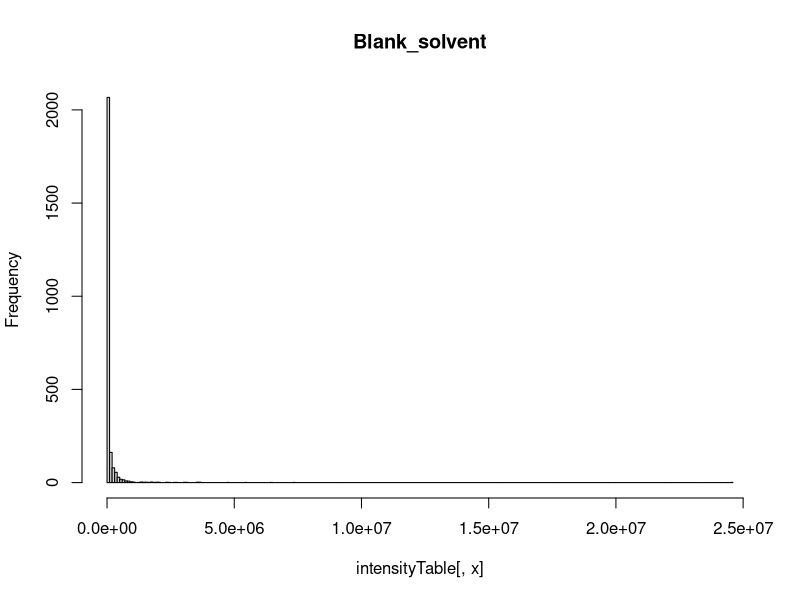
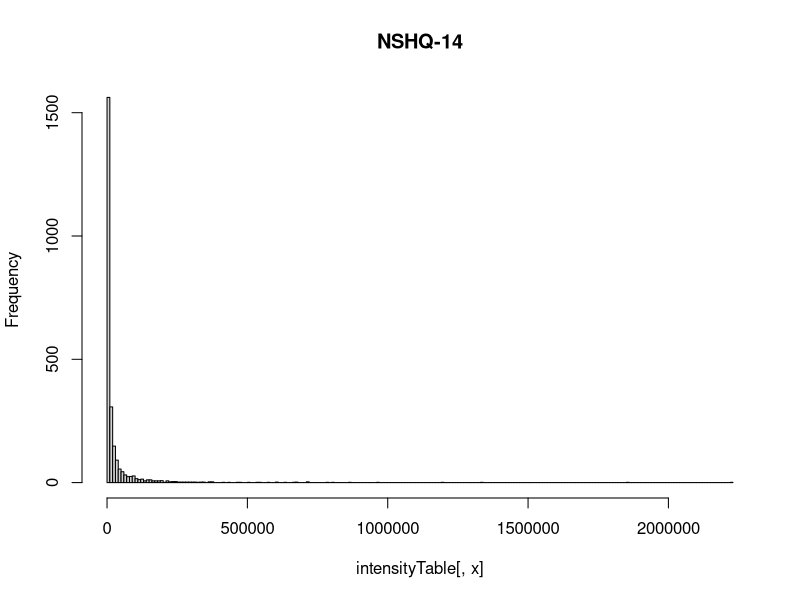
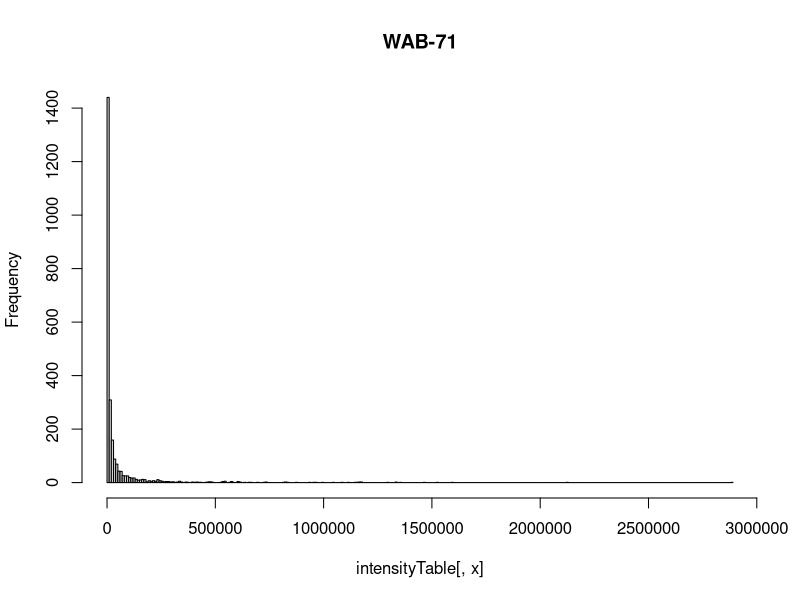
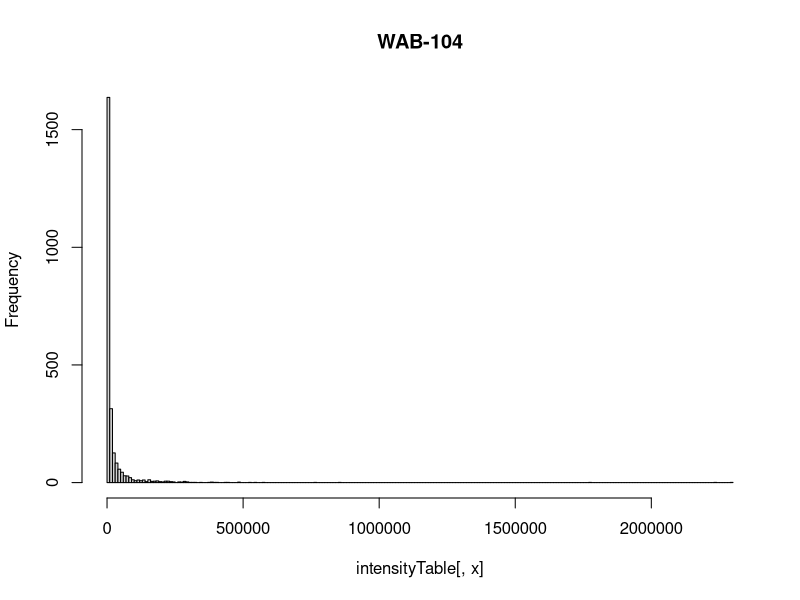
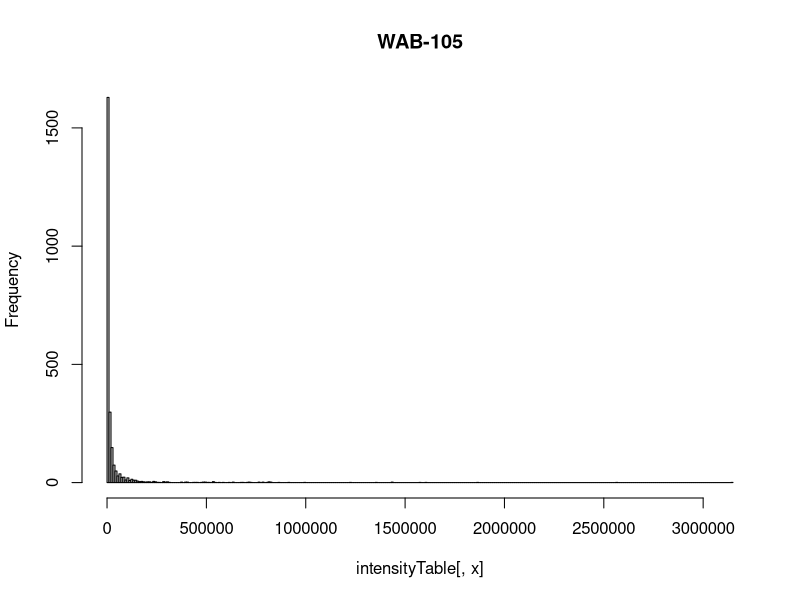
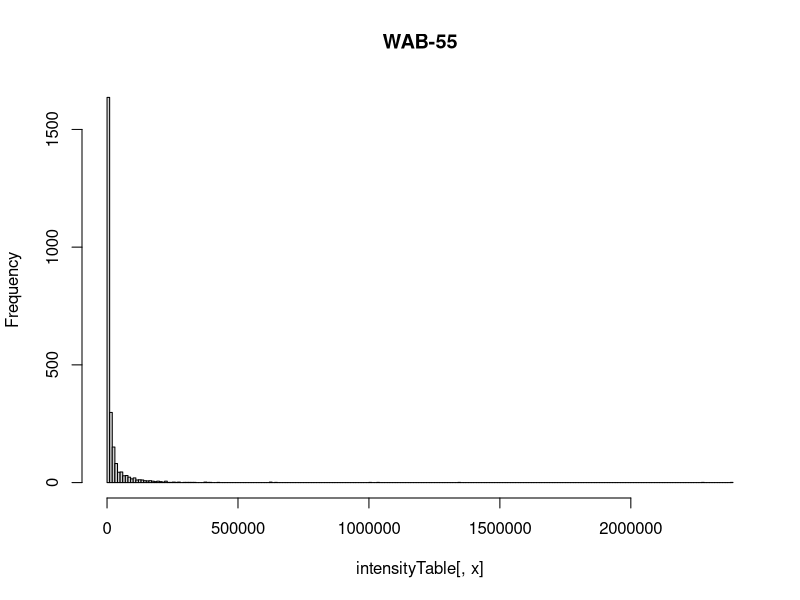
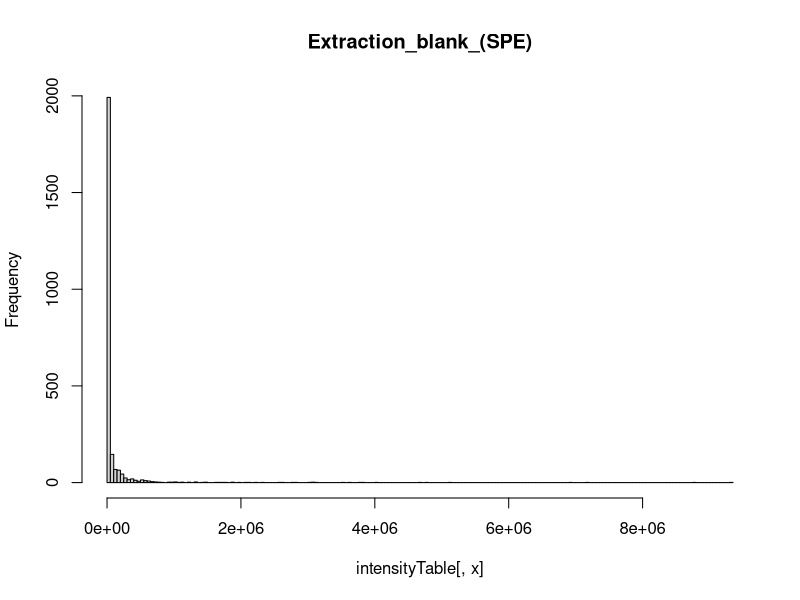
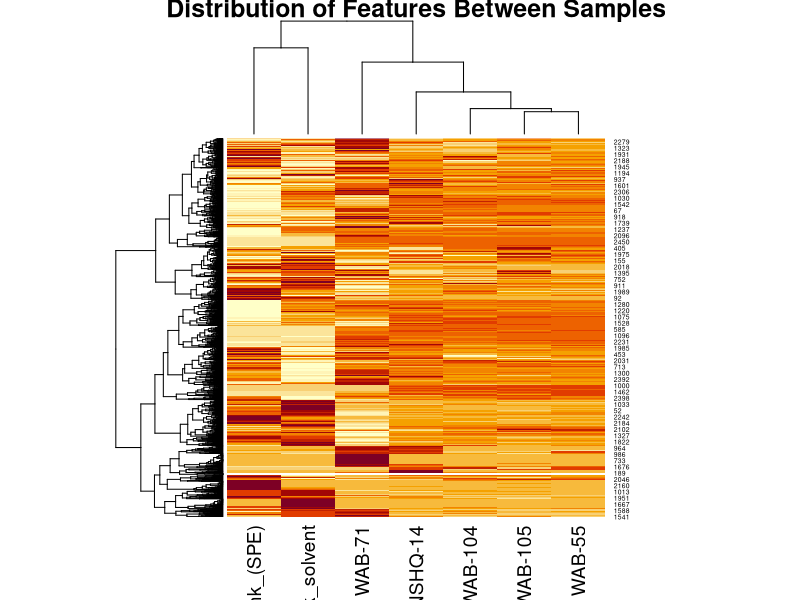

Reproduce these figures in R, in order. (Note: this script raises an error after producing the figures.)
## ---- chunk 1
library(dplyr)
library(here)
## ---- chunk 2
omanFT <- read.csv(here("data/2018-11-22/OM17 compound_measurements_10k_blanks.csv"), 
            header = T, 
            skip = 4)
metadata <- read.table(here("data/2018-11-22/metadata.txt"), 
         header = T, sep = " ", stringsAsFactors = F)
metadata <- metadata[-nrow(metadata),]
metadata$Sample_Name <- metadata$Sample_Name %>% sub(":", "", .)

dataCols <- list()
for(i in 1:nrow(metadata)) {
    dataCols[[i]] <- grep(metadata$Sample_Name[i],colnames(omanFT))[1]
}
colnames(omanFT)[c(2,5)] <- c("Neutral_Mass", "Retention_Time")
omanFT$Retention_Time <- omanFT$Retention_Time * 60

## consider
omanFT <- omanFT[,c(2,5, unlist(dataCols))]
dataCols <- grep("XS1", colnames(omanFT))
colnames(omanFT)[dataCols] <- metadata$Sample_Type[which(metadata$Sample_Name %in% 
                                                           colnames(omanFT)[dataCols])]

rm(i)
## ---- chunk 3
intensityTable <- omanFT[,dataCols]

x <- sapply(1:ncol(intensityTable), function(x) {
    hist(intensityTable[,x], main = colnames(intensityTable)[x], breaks = 250)  
}) 
omanFT[,dataCols] <- log1p(intensityTable)
rm(x, intensityTable)
## ---- chunk 4
heat <- omanFT[,dataCols]

blankCols <- grep("blank", colnames(heat), ignore.case = T)

name <- c("Count")
solvent <- heat[,blankCols[1]] > 0
spe <- heat[,blankCols[2]] > 0
overlap <- solvent | spe
knitr::kable(data.frame(Blank = name, Solvent = sum(solvent), SPE = sum(spe), 
                        Overlap = sum(overlap), Total = length(spe)))
heatmap(as.matrix(heat), main = "Distribution of Features Between Samples")
rm(solvent, spe, overlap, name)
## ---- chunk 5
blankData <- heat[,blankCols]
sampleData <- heat[,-blankCols]
double <- log1p(2)

doubleCheck <- list()
for(i in seq_along(blankCols)) {
    #minVal <- min(blankData[,i][blankData[,i] > 0])
    #x <- blankData[,i][blankData[,i] == 0] <- minVal
    
    foldChange <- apply(sampleData, 2, function(x) {
        y <- x/blankData[,i]
        infIndex <- is.infinite(y)
        y[is.nan(y)] <- 0
        
        if(length(infIndex) > 0) {
            y[infIndex] <- max(y[!infIndex])    
        }
        y
        
    }) %>% apply(1, max)
    
    hist(log(foldChange), breaks = 100, 
         main = paste(colnames(blankData)[i], "Features Under Median Sample Intensity"))
    abline(v = double, lty = 2)
    
    doubleCheck[[i]] <- foldChange > double
}
## ---- chunk 6
message("Difference in Retained Features Between Approaches: ", 2089 - 1242)
solvent <- !doubleCheck[[1]]
spe <- !doubleCheck[[2]]
overlap <- solvent | spe
name <- c("Count")
knitr::kable(data.frame(Blank = name, Solvent = sum(solvent), SPE = sum(spe), 
                        Overlap = sum(overlap), Total = length(spe)))


omanFT <- omanFT[!overlap,]
rm(list=setdiff(ls(), c("omanFT", "metadata", "dataCols")))
## ---- chunk 7
heatmap(as.matrix(omanFT[,dataCols]), main = "Feature Distribution After QA")
omanFT <- omanFT[,!grepl("blank", colnames(omanFT), ignore.case = T)]
## ---- chunk 8
write.table(omanFT, 
            file = here("data/2018-11-23/QA_oman_feature_table.txt"),
            row.names = F)
